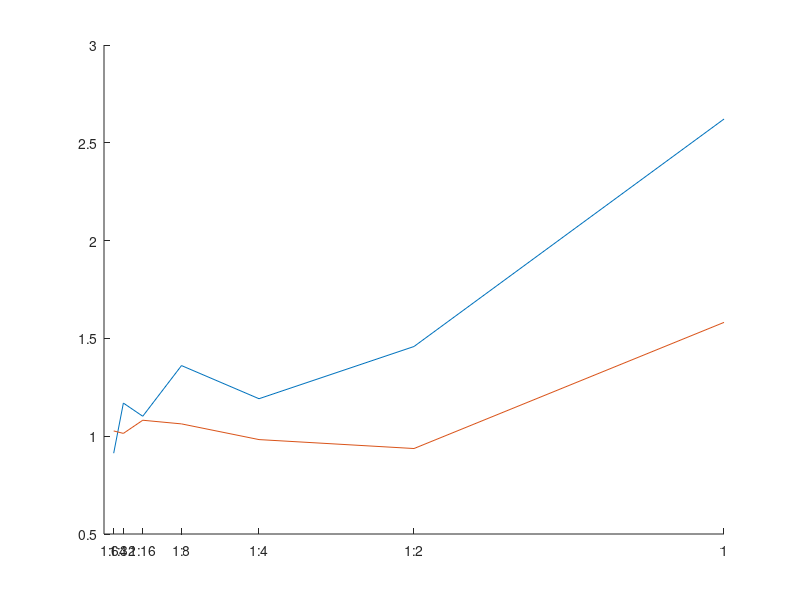

Recreate this plot in MATLAB.
clear

x = [1 0.5 0.25 0.125 0.0625 0.03125 0.015625];
B1_cntrl = [2.621501755 1.458570499 1.191622371 1.361064049 1.102007637 1.169412707 0.913012486]; 
pH9_B1 = [1.581837969 0.936991469 0.982691881 1.062951869 1.081621456 1.014339334 1.026954118];
    
figure
hold on 
plot(x,B1_cntrl)
plot(x,pH9_B1)
xticks([0.015625 0.03125 0.0625 0.125 0.25 0.5 1])
xticklabels({'1:64', '1:32', '1:16', '1:8', '1:4', '1:2', '1'})
xtickangle(90)


